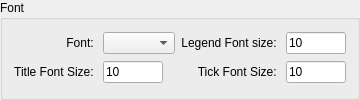
              <widget class="QGroupBox" name="groupBox_3">
               <property name="title">
                <string>Font</string>
               </property>
               <layout class="QGridLayout" name="gridLayout_14">
                <item row="1" column="0">
                 <widget class="QLabel" name="label_30">
                  <property name="text">
                   <string>Title Font Size: </string>
                  </property>
                  <property name="alignment">
                   <set>Qt::AlignRight|Qt::AlignTrailing|Qt::AlignVCenter</set>
                  </property>
                 </widget>
                </item>
                <item row="1" column="1">
                 <widget class="QLineEdit" name="entry_titlefont">
                  <property name="sizePolicy">
                   <sizepolicy hsizetype="Fixed" vsizetype="Fixed">
                    <horstretch>0</horstretch>
                    <verstretch>0</verstretch>
                   </sizepolicy>
                  </property>
                  <property name="minimumSize">
                   <size>
                    <width>60</width>
                    <height>0</height>
                   </size>
                  </property>
                  <property name="maximumSize">
                   <size>
                    <width>60</width>
                    <height>16777215</height>
                   </size>
                  </property>
                  <property name="text">
                   <string>10</string>
                  </property>
                 </widget>
                </item>
                <item row="0" column="0">
                 <widget class="QLabel" name="label_29">
                  <property name="text">
                   <string>Font: </string>
                  </property>
                  <property name="alignment">
                   <set>Qt::AlignRight|Qt::AlignTrailing|Qt::AlignVCenter</set>
                  </property>
                 </widget>
                </item>
                <item row="1" column="2">
                 <widget class="QLabel" name="label_31">
                  <property name="text">
                   <string>Tick Font Size: </string>
                  </property>
                  <property name="alignment">
                   <set>Qt::AlignRight|Qt::AlignTrailing|Qt::AlignVCenter</set>
                  </property>
                 </widget>
                </item>
                <item row="1" column="3">
                 <widget class="QLineEdit" name="entry_tickfont">
                  <property name="sizePolicy">
                   <sizepolicy hsizetype="Fixed" vsizetype="Fixed">
                    <horstretch>0</horstretch>
                    <verstretch>0</verstretch>
                   </sizepolicy>
                  </property>
                  <property name="minimumSize">
                   <size>
                    <width>60</width>
                    <height>0</height>
                   </size>
                  </property>
                  <property name="maximumSize">
                   <size>
                    <width>60</width>
                    <height>16777215</height>
                   </size>
                  </property>
                  <property name="text">
                   <string>10</string>
                  </property>
                 </widget>
                </item>
                <item row="0" column="1">
                 <widget class="QComboBox" name="fontoption"/>
                </item>
                <item row="0" column="2">
                 <widget class="QLabel" name="label_27">
                  <property name="text">
                   <string>Legend Font size: </string>
                  </property>
                  <property name="alignment">
                   <set>Qt::AlignRight|Qt::AlignTrailing|Qt::AlignVCenter</set>
                  </property>
                 </widget>
                </item>
                <item row="0" column="3">
                 <widget class="QLineEdit" name="entry_legendfont">
                  <property name="sizePolicy">
                   <sizepolicy hsizetype="Fixed" vsizetype="Fixed">
                    <horstretch>0</horstretch>
                    <verstretch>0</verstretch>
                   </sizepolicy>
                  </property>
                  <property name="minimumSize">
                   <size>
                    <width>60</width>
                    <height>0</height>
                   </size>
                  </property>
                  <property name="maximumSize">
                   <size>
                    <width>60</width>
                    <height>16777215</height>
                   </size>
                  </property>
                  <property name="text">
                   <string>10</string>
                  </property>
                 </widget>
                </item>
               </layout>
              </widget>
